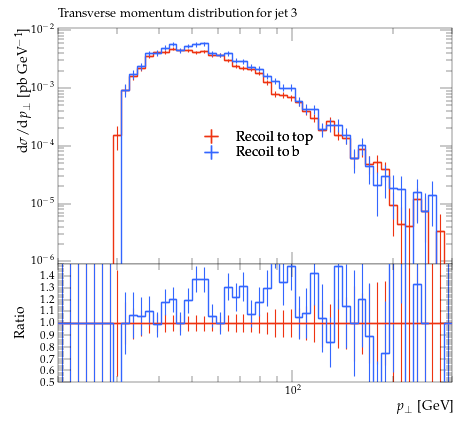

This figure's Python source:
#! /usr/bin/env python

# This Python script was auto-generated using YODA v2.0.2.
# Analysis object: /MC_TTBAR/onelep_jet_3_pT
# Timestamp: 31-07-2026 (12:23:22)

import matplotlib as mpl
import matplotlib.pyplot as plt
mpl.use('Agg') # comment out for interactive use
import os
import numpy as np

plotDir = os.path.split(os.path.realpath(__file__))[0]
if 'YODA_USER_PLOT_PATH' in globals():
    plot_outdir = globals()['YODA_USER_PLOT_PATH']
else:
    plot_outdir = plotDir

#plot style
plt.style.use(os.path.join(plotDir, '../default.mplstyle'))
# plot metadata
figW, figH = plt.rcParams['figure.figsize']
ax_xLabel = r'$p_\perp$ [GeV]'
ax_yLabel = r'$\mathrm{d}\sigma/\mathrm{d}p_\perp$ [pb GeV$^{-1}$]'
ax_title  = r'Transverse momentum distribution for jet 3'
ax_xScale = 'log'
ax_yScale = 'log'
xLims = (20.0, 300.0)
yLims = (9e-07, 0.011000000000000001)

# TeX-friendly labels for the legend
labels = {
    'legend' : ([ r"Recoil to top", r"Recoil to b" ], r""),
}

# Adjust canvas width and height
canvasW = 10.0
canvasH = 9.0
figW *= canvasW/10.
figH *= canvasH/9.

# Create figure and axis objects
fig, (ax, ratio0_ax) = plt.subplots(2, 1, sharex=True,
                  figsize=(figW,figH), gridspec_kw={'height_ratios': (6.0, 3.0)})

# Set figure margins
plt.subplots_adjust(
    left   = 1.0 * plt.rcParams['figure.subplot.left'],
    right  = 1.0 * plt.rcParams['figure.subplot.right'],
    top    = 1.0 * plt.rcParams['figure.subplot.top'],
    bottom = 1.0 * plt.rcParams['figure.subplot.bottom'])

ratio0_ax.yaxis.set_major_locator(mpl.ticker.MultipleLocator(0.1))
ratio0_ax.set_ylim(0.5, 1.4999)
ratio0_ax.set_ylabel('Ratio')

# the numerical data is stored in a separate file
dataf = dict()
prefix = os.path.split(__file__)[0]
if prefix:    prefix = prefix + '/'
exec(open(prefix+'onelep_jet_3_pT__data.py').read(), dataf)


legend_handles = dict() # keep track of handles for the legend

# style options for curves
# starts at zorder>=5 to draw curve on top of legend
styles = {
  'recoil_t': {
    'color' : '#EE3311',
    'linestyle' : '-',
    'linewidth' : 1,
    'marker' : 'none',
    'markersize' : 2,
    'capsize' : 0.0,
    'zorder' : 5,
    'histstyle' : 1,
    'drawstyle' : 'steps-pre',
    'xerrorbars' : 1,
    'yerrorbars' : 1,
    'fillcolor' : None,
    'fillopacity' : 1.0,
    'ratio0_linestyle' : '-',
    'ratio0_linewidth' : 1,
    'ratio0_marker' : 'none',
    'ratio0_markersize' : 2,
    'ratio0_capsize' : 0.0,
    'ratio0_zorder' : 5,
    'ratio0_histstyle' : 1,
    'ratio0_drawstyle' : 'steps-pre',
    'ratio0_xerrorbars' : 1,
    'ratio0_yerrorbars' : 1,
  },
  'recoil_b': {
    'color' : '#3366FF',
    'linestyle' : '-',
    'linewidth' : 1,
    'marker' : 'none',
    'markersize' : 2,
    'capsize' : 0.0,
    'zorder' : 6,
    'histstyle' : 1,
    'drawstyle' : 'steps-pre',
    'xerrorbars' : 1,
    'yerrorbars' : 1,
    'fillcolor' : None,
    'fillopacity' : 1.0,
    'ratio0_linestyle' : '-',
    'ratio0_linewidth' : 1,
    'ratio0_marker' : 'none',
    'ratio0_markersize' : 2,
    'ratio0_capsize' : 0.0,
    'ratio0_zorder' : 6,
    'ratio0_histstyle' : 1,
    'ratio0_drawstyle' : 'steps-pre',
    'ratio0_xerrorbars' : 1,
    'ratio0_yerrorbars' : 1,
  },
}

# curve from input yoda files in main panel
for label, yvals in dataf['yvals'].items():
    if all(np.isnan(v) for v in dataf['yvals'][label]):
        continue
    tmp = None
    if styles[label]['histstyle']: # draw as histogram
        xpos = dataf['xedges'][label] if styles[label]['drawstyle'] else dataf['xpoints'][label]
        ypos = np.insert(yvals, 0, yvals[0]) if styles[label]['drawstyle'] else yvals
        if styles[label]['fillcolor']: # fill area below curve
            ax.fill_between(xpos, ypos, step='pre',
                            color=styles[label]['fillcolor'],
                            alpha=styles[label]['fillopacity'])
        tmp, = ax.plot(xpos, ypos,
                       color=styles[label]['color'],
                       linestyle=styles[label]['linestyle'],
                       linewidth=styles[label]['linewidth'],
                       drawstyle=styles[label]['drawstyle'], solid_joinstyle='miter',
                       zorder=styles[label]['zorder'], label=label)
    tmp = ax.errorbar(dataf['xpoints'][label], yvals,
                      xerr=np.array(dataf['xerrs'][label])*styles[label]['xerrorbars'],
                      yerr=np.array(dataf['yerrs'][label])*styles[label]['yerrorbars'],
                      fmt=styles[label]['marker'], capsize=styles[label]['capsize'],
                      markersize=styles[label]['markersize'],
                      ecolor=styles[label]['color'],
                      color=styles[label]['color'], zorder=styles[label]['zorder'])
    tmp[-1][0].set_linestyle(styles[label]['linestyle'])
    tmp[-1][0].set_linewidth(styles[label]['linewidth'])
    if label in dataf['add_legend_handle']:  legend_handles[label] = tmp
    for varLabel in dataf['variation_yvals'].keys():
        if varLabel.startswith(label):
            tmp, = ax.plot(dataf['xedges'][label], dataf['variation_yvals'][varLabel],
                           color=styles[label]['color'],
                           linestyle=styles[label]['linestyle'],
                           linewidth=styles[label]['linewidth'],
                           drawstyle='steps-pre', solid_joinstyle='miter',
                           zorder=styles[label]['zorder'], alpha=0.5)


# plots on ratio panel
# curve from input yoda files in ratio panel
for label, yvals in dataf['ratio0_yvals'].items():
    if all(np.isnan(v) for v in yvals):
        continue
    if styles[label]['ratio0_histstyle']: # plot as histogram
        xpos = dataf['xedges']['recoil_t'] if styles[label]['ratio0_drawstyle'] else dataf['xpoints']['recoil_t']
        ypos = np.insert(yvals, 0, yvals[0]) if styles[label]['ratio0_drawstyle'] else yvals
        ratio0_ax.plot(xpos, ypos,
                       color=styles[label]['color'],
                       linewidth=styles[label]['linewidth'],
                       linestyle=styles[label]['ratio0_linestyle'],
                       drawstyle=styles[label]['ratio0_drawstyle'], zorder=styles[label]['zorder'],
                       solid_joinstyle='miter')
    tmp = ratio0_ax.errorbar(dataf['xpoints']['recoil_t'], yvals,
                             xerr=np.array(dataf['ref_xerrs'])*styles[label]['ratio0_xerrorbars'],
                             yerr=np.array(dataf['ratio0_yerrs'][label])*styles[label]['ratio0_yerrorbars'],
                             fmt=styles[label]['ratio0_marker'], capsize=styles[label]['ratio0_capsize'],
                             markersize=styles[label]['ratio0_markersize'],
                             ecolor=styles[label]['color'],
                             color=styles[label]['color'])
    tmp[-1][0].set_linestyle(styles[label]['ratio0_linestyle'])
    tmp[-1][0].set_linewidth(styles[label]['ratio0_linewidth'])

    for varlabel in dataf['ratio0_variation_vals'].keys():
        if varlabel.startswith(label):
            ratio0_ax.plot(dataf['xedges']['recoil_t'],
                            dataf['ratio0_variation_vals'][varlabel],
                            color=styles[label]['color'],
                            linestyle=styles[label]['linestyle'],
                            linewidth=styles[label]['linewidth'],
                            drawstyle='steps-pre', solid_joinstyle='miter',
                            zorder=1, alpha=0.5)

legend_items = list(legend_handles.values())
ax.add_artist(ax.legend(legend_items,
                        labels['legend'][0],
                        title=labels['legend'][1],
                        alignment='left',
                        loc='center',
                        bbox_to_anchor=(0.5, 0.5)))

# set plot metadata as defined above
ratio0_ax.set_xlabel(ax_xLabel)
ratio0_ax.xaxis.set_label_coords(1., -0.15)
ax.set_ylabel(ax_yLabel, ha='right', va='top')
ax.yaxis.set_label_coords(-0.11, 1.0)
ax.set_title(ax_title, loc='left')
ax.set_xscale(ax_xScale)
ax.set_yscale(ax_yScale)
ax.set_xlim(xLims)
ax.set_ylim(yLims)

# tick formatting
plt.rcParams['xtick.top'] = True
plt.rcParams['ytick.right'] = True
ax.yaxis.set_major_locator(mpl.ticker.LogLocator(base=10.0, numticks=np.inf))
ax.yaxis.set_minor_locator(mpl.ticker.LogLocator(
                           base=10.0, subs=np.arange(0.1, 1, 0.1), numticks=np.inf))
fig.align_ylabels((ax, ratio0_ax))
plt.savefig(os.path.join(plot_outdir, 'onelep_jet_3_pT.pdf'), format='PDF')
plt.savefig(os.path.join(plot_outdir, 'onelep_jet_3_pT.png'), format='PNG')

plt.close(fig)
